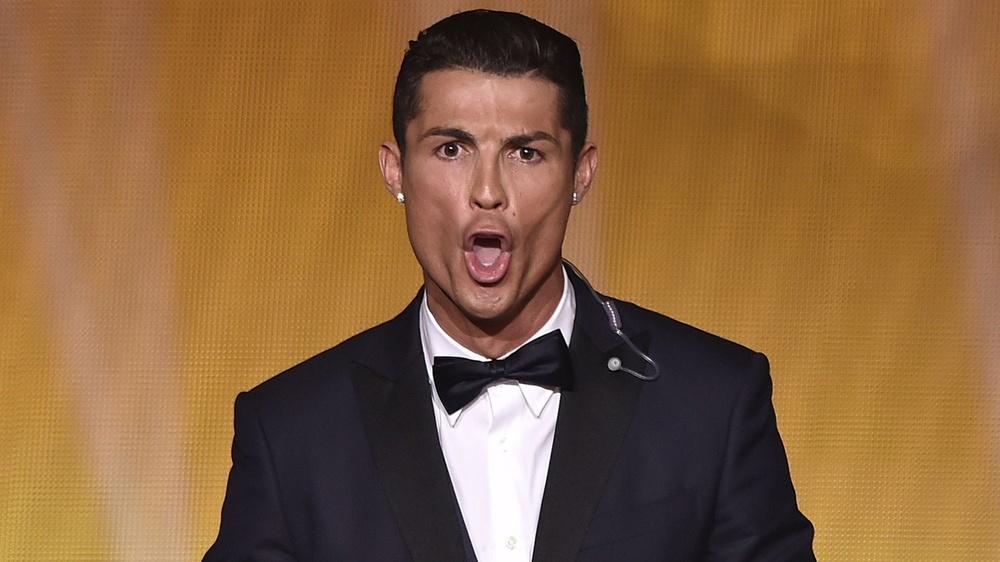
#> input picture ShiftAndRotate/Input.jpg, 1000 x 562 px, shrunk from 1920 x 1080 before the run, found by its file name
$ python RotateImg.py
#> lines starting #> are read from the running program, lines starting #| are printed output that depends on the picture
import cv2
import numpy as np

# Load an image
image = cv2.imread("D:\OpenCv\Input.jpg")
#> image is the input picture: shape (562, 1000, 3); mean B, G, R 62.2, 100.1, 138.6

# Get image dimensions
height, width = image.shape[:2]
#> height = 562; width = 1000

# Define rotation angle (positive values are counterclockwise)
angle = 90

# Define rotation center
center = (width // 2, height // 2)
#> center = (500, 281)

# Get rotation matrix
rotation_matrix = cv2.getRotationMatrix2D(center, angle, scale=1.0)

# Perform rotation
rotated_image = cv2.warpAffine(image, rotation_matrix, (width, height))
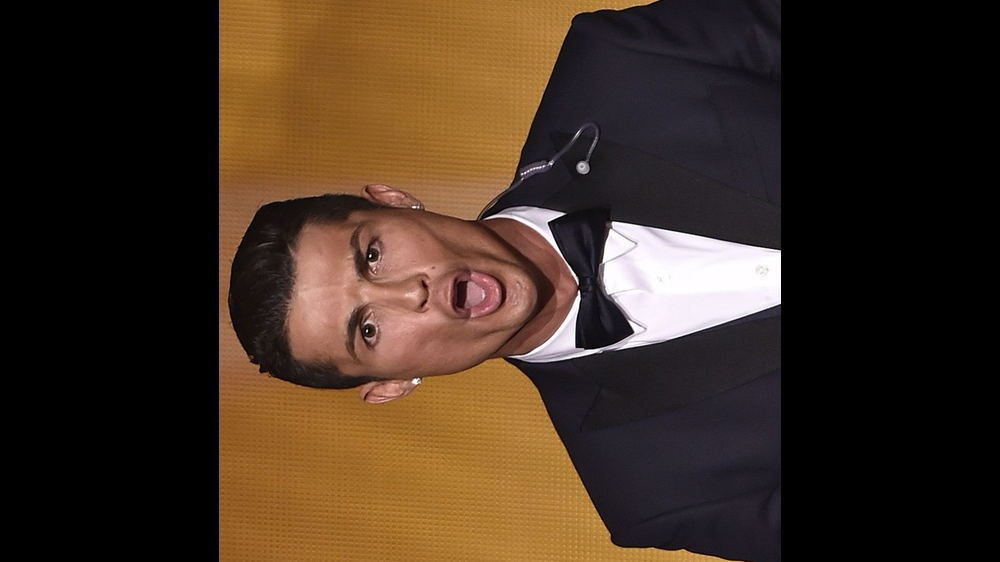
#> rotated_image: shape (562, 1000, 3); mean B, G, R 33.6, 47.7, 65

# Display the original and rotated images
cv2.imshow('Original Image', image)
cv2.imshow('Rotated Image', rotated_image)
cv2.waitKey(0)
cv2.destroyAllWindows()
